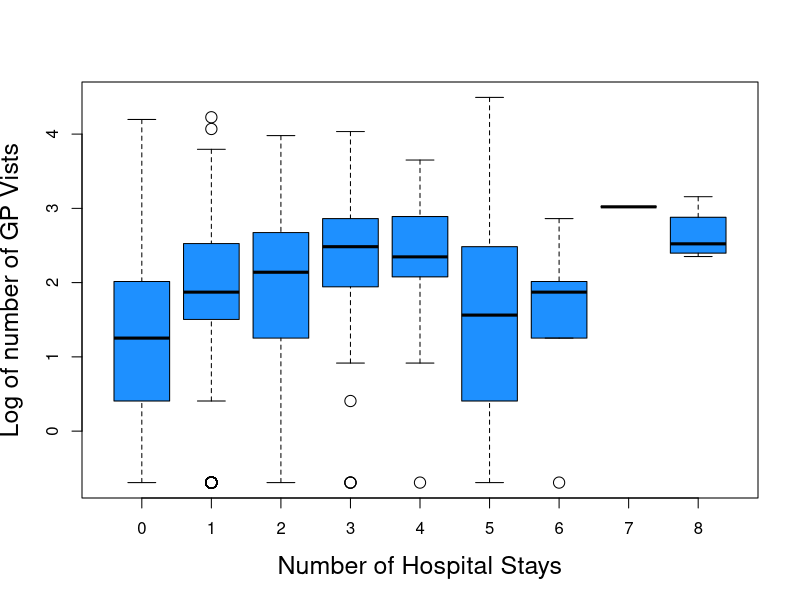
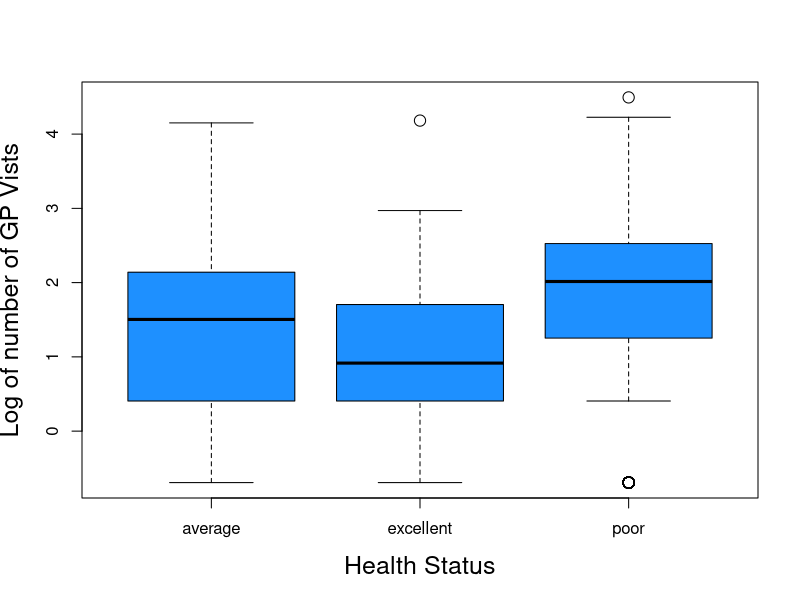
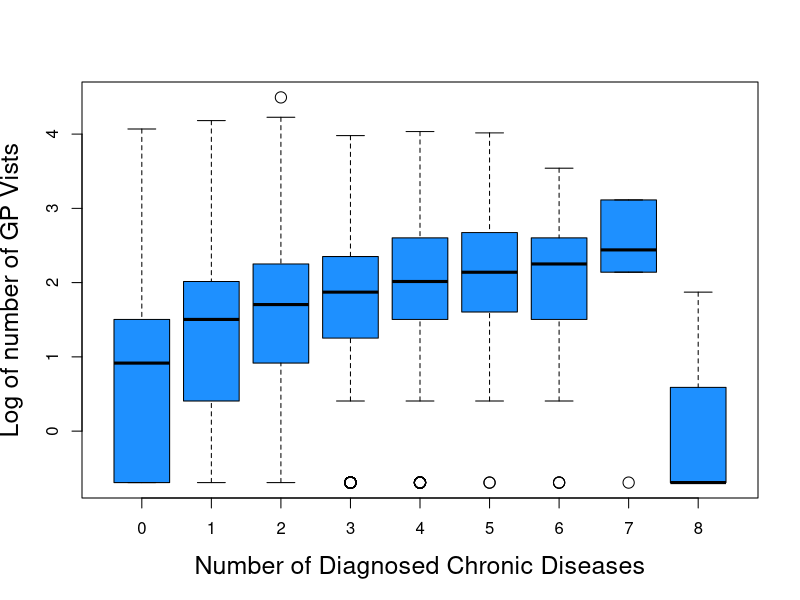
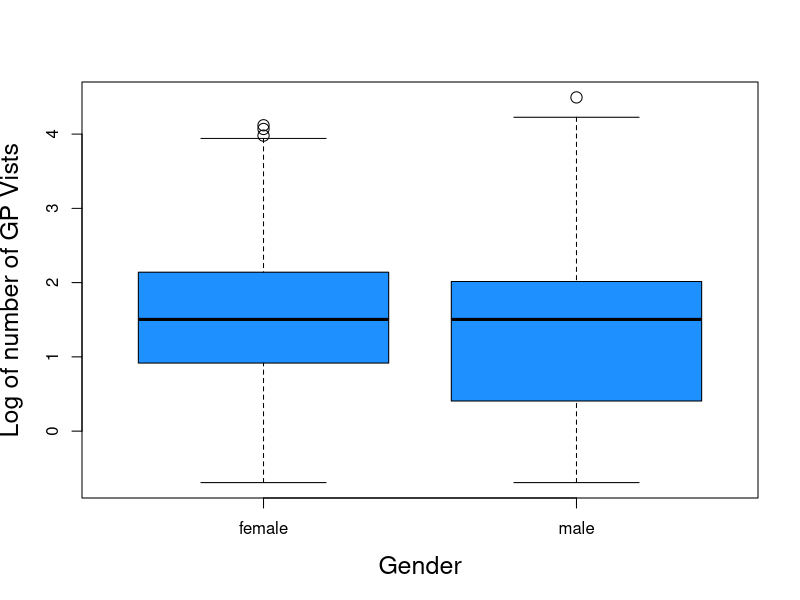
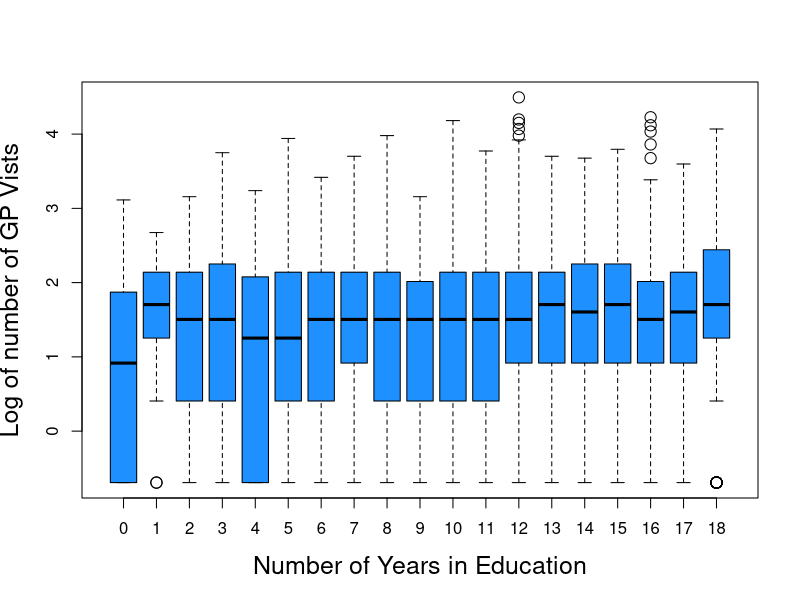
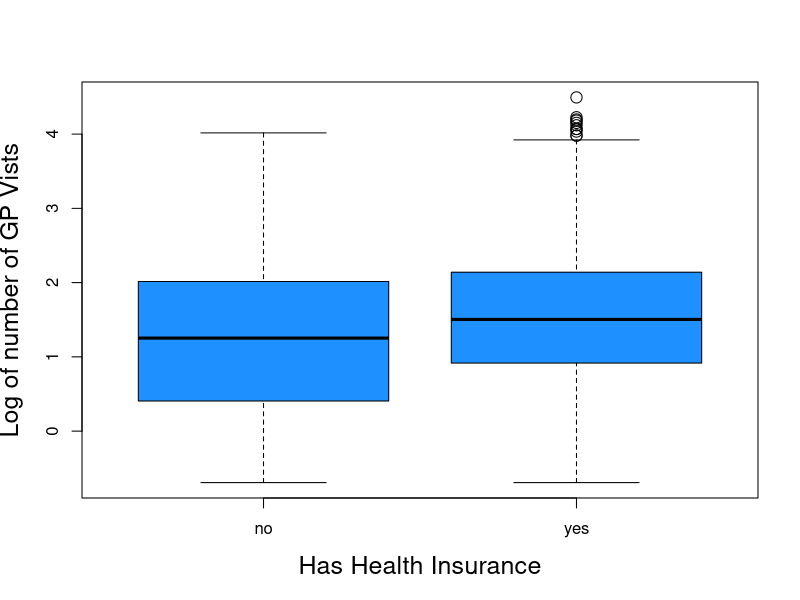

The R source for these figures, in order:
#Declare working directory
setwd("C:/Users/Cormac/Desktop/Statistical Analysis/8-Lab 8")

#Part 1
#import hospital.dataset
hospital.data <- read.csv('med_care_demand.csv', header = TRUE, sep = "\t")
#Verify hospital.data is integer or factors
str(hospital.data)
levels(hospital.data$health)
#Graphs
fit <- glm(gp_visits~., data = hospital.data, family = poisson(log))
summary(fit)
summary(hospital.data$gp_visits)
#All factors were found to be significant
#Visualisations
#1: Hospital Stays
boxplot(log(gp_visits + 0.5)~hosp_stays, data = hospital.data, cex = 1.5, cex.lab = 1.5, xlab = "Number of Hospital Stays", ylab = "Log of number of GP Vists", col = "dodgerblue")
#2: Health Status
boxplot(log(gp_visits + 0.5)~health, data = hospital.data, cex = 1.5, cex.lab = 1.5, xlab = "Health Status", ylab = "Log of number of GP Vists", col = "dodgerblue")
#3: Number of Diagnosed Chronic Diseases
boxplot(log(gp_visits + 0.5)~number_chronic_diseases, data = hospital.data, cex = 1.5, cex.lab = 1.5, xlab = "Number of Diagnosed Chronic Diseases", ylab = "Log of number of GP Vists", col = "dodgerblue")
#4: Gender
boxplot(log(gp_visits + 0.5)~gender, data = hospital.data, cex = 1.5, cex.lab = 1.5, xlab = "Gender", ylab = "Log of number of GP Vists", col = "dodgerblue")
#5: Number of Years in Education
boxplot(log(gp_visits + 0.5)~school, data = hospital.data, cex = 1.5, cex.lab = 1.5, xlab = "Number of Years in Education", ylab = "Log of number of GP Vists", col = "dodgerblue")
#6: Does individual have private Insurance
boxplot(log(gp_visits + 0.5)~private_insurance, data = hospital.data, cex = 1.5, cex.lab = 1.5, xlab = "Has Health Insurance", ylab = "Log of number of GP Vists", col = "dodgerblue")
